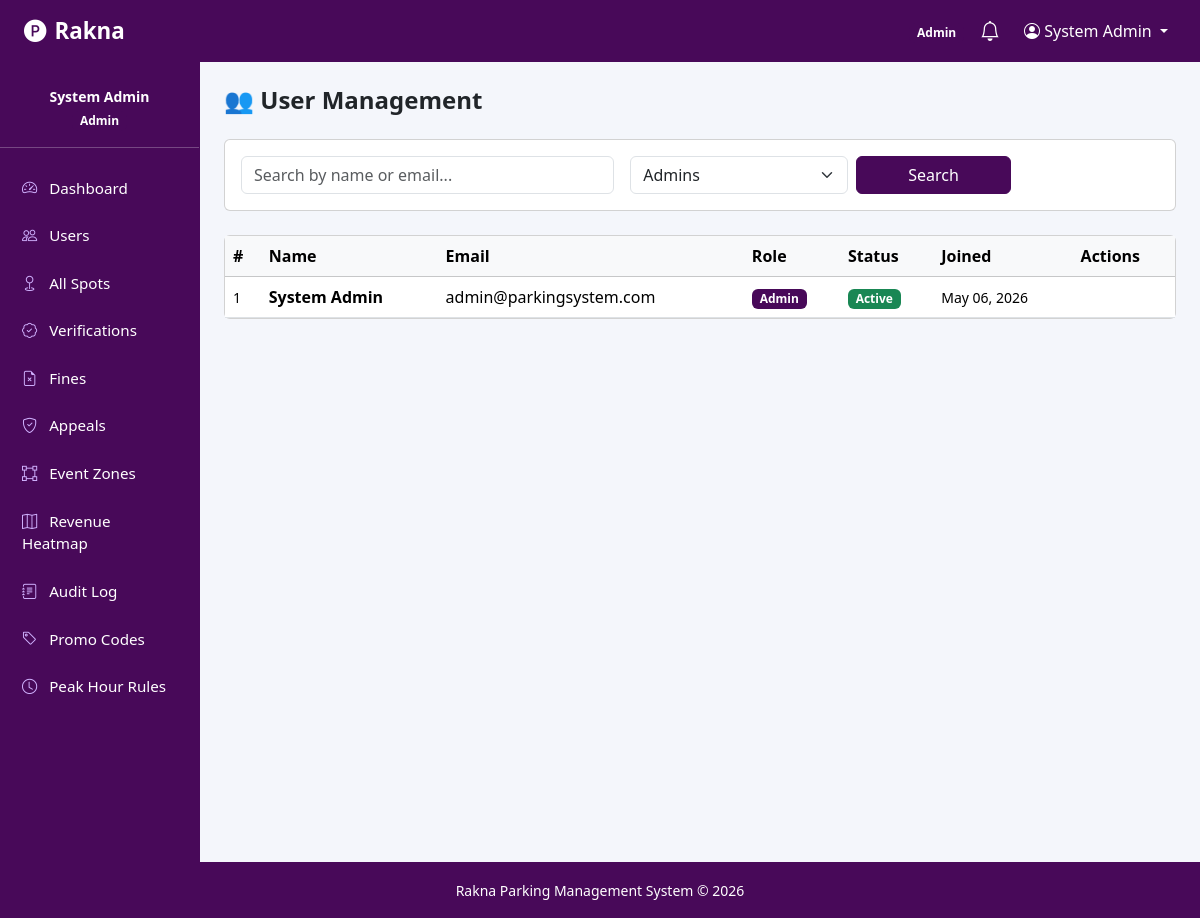
/admin/manage_users.php (signed in), run on the app's committed database.
### tables this page shows
CREATE TABLE users (
    user_id       INT AUTO_INCREMENT PRIMARY KEY,
    full_name     VARCHAR(100) NOT NULL,
    email         VARCHAR(150) NOT NULL UNIQUE,
    password_hash VARCHAR(255) NOT NULL,
    phone         VARCHAR(20),
    role          ENUM('driver','owner','admin') NOT NULL DEFAULT 'driver',
    is_active     TINYINT(1) DEFAULT 1,
    is_blacklisted TINYINT(1) DEFAULT 0,
    blacklist_reason VARCHAR(255) DEFAULT NULL,
    unpaid_fines_count INT DEFAULT 0,
    preferred_language VARCHAR(10) DEFAULT 'en',
    preferred_currency VARCHAR(10) DEFAULT 'EGP',
    loyalty_points INT DEFAULT 0,
    created_at    TIMESTAMP DEFAULT CURRENT_TIMESTAMP,
    updated_at    TIMESTAMP DEFAULT CURRENT_TIMESTAMP ON UPDATE CURRENT_TIMESTAMP
);

### config/session.php (called while the page is built, shortened)
<?php
function currentUser(): ?array {
    return $_SESSION['user'] ?? null;
}

### classes/User.php (called while the page is built, shortened)
<?php
require_once __DIR__ . '/../config/db.php';
require_once __DIR__ . '/../config/session.php';
class User {
    private PDO $db;
    public function __construct() {
        $this->db = getDB();
    }
    public function listUsers(string $role = '', int $limit = 50, int $offset = 0): array {
        $sql = "SELECT user_id, full_name, email, phone, role, is_active, is_blacklisted, created_at FROM users WHERE 1=1";
        $params = [];
        $sql .= " ORDER BY created_at DESC LIMIT ? OFFSET ?";
        $params[] = $limit;
        $params[] = $offset;
        $stmt = $this->db->prepare($sql);
        $stmt->execute($params);
        return $stmt->fetchAll();
    }
}

### config/db.php (called while the page is built, shortened)
<?php
function getDB(): PDO {
    static $pdo = null;
    if ($pdo === null) {
        try {
            $dsn = "mysql:host=" . DB_HOST . ";dbname=" . DB_NAME . ";charset=utf8mb4";
            $pdo = new PDO($dsn, DB_USER, DB_PASS, [
                PDO::ATTR_ERRMODE            => PDO::ERRMODE_EXCEPTION,
                PDO::ATTR_DEFAULT_FETCH_MODE => PDO::FETCH_ASSOC,
                PDO::ATTR_EMULATE_PREPARES   => false,
            ]);
        } catch (PDOException $e) {
            die(json_encode(['error' => 'Database connection failed: ' . $e->getMessage()]));
        }
    }
    return $pdo;
}

### admin/manage_users.php (the view, shortened to what this page needs)
<?php
require_once __DIR__ . '/../config/session.php';
require_once __DIR__ . '/../classes/User.php';
$userObj   = new User();
$search = trim($_GET['q'] ?? '');
$role   = $_GET['role'] ?? '';
$users  = $search ? $userObj->searchUsers($search, $role) : $userObj->listUsers($role, 100);
require_once __DIR__ . '/../includes/header.php';
?>
<div class="container-fluid px-0"><div class="row g-0">
<?php require_once __DIR__ . '/../includes/sidebar.php'; ?>
<div class="col-md-10 p-4">
  <h4 class="fw-bold mb-4">👥 User Management</h4>
  <div class="card mb-4">
    <div class="card-body">
      <form method="GET" class="row g-3">
        <div class="col-md-5">
          <input type="text" name="q" class="form-control" placeholder="Search by name or email..." value="<?= htmlspecialchars($search) ?>">
        </div>
        <div class="col-md-3">
          <select name="role" class="form-select">
            <option value="admin"  <?= $role==='admin'?'selected':'' ?>>Admins</option>
          </select>
        </div>
        <div class="col-md-2">
          <button type="submit" class="btn btn-primary w-100">Search</button>
        </div>
      </form>
    </div>
  </div>
  <div class="card">
    <div class="table-responsive">
      <table class="table table-hover align-middle mb-0">
        <thead class="table-light">
          <tr><th>#</th><th>Name</th><th>Email</th><th>Role</th><th>Status</th><th>Joined</th><th>Actions</th></tr>
        </thead>
        <tbody>
          <?php foreach ($users as $u): ?>
          <tr>
            <td><small><?= $u['user_id'] ?></small></td>
            <td><strong><?= htmlspecialchars($u['full_name']) ?></strong></td>
            <td><?= htmlspecialchars($u['email']) ?></td>
            <td><span class="badge badge-role-<?= $u['role'] ?>"><?= ucfirst($u['role']) ?></span></td>
            <td>
              <?php if ($u['is_blacklisted']): ?>
                <span class="badge bg-danger">Blacklisted</span>
              <?php elseif (!$u['is_active']): ?>
                <span class="badge bg-secondary">Inactive</span>
              <?php else: ?>
                <span class="badge bg-success">Active</span>
              <?php endif; ?>
            </td>
            <td><small><?= date('M d, Y', strtotime($u['created_at'])) ?></small></td>
            <td>
            </td>
          </tr>
          <?php endforeach; ?>
        </tbody>
      </table>
    </div>
  </div>
</div></div></div>
<?php require_once __DIR__ . '/../includes/footer.php'; ?>

### includes/header.php (shortened to what this page needs)
<?php
require_once __DIR__ . '/../config/session.php';
require_once __DIR__ . '/../config/db.php';
$user  = currentUser();
?>
<!DOCTYPE html>
<html lang="en">
<head>
    <link rel="stylesheet" href="https://cdn.jsdelivr.net/npm/bootstrap@5.3.2/dist/css/bootstrap.min.css">
    <link rel="stylesheet" href="https://cdn.jsdelivr.net/npm/bootstrap-icons@1.11.3/font/bootstrap-icons.min.css">
</head>
<body>
<nav class="navbar navbar-expand-lg navbar-dark">
  <div class="container-fluid px-4">
    <a class="navbar-brand" href="/parking_system/index.php">
      <i class="bi bi-p-circle-fill me-2"></i>Rakna
    </a>
    <div class="collapse navbar-collapse" id="navMain">
      <ul class="navbar-nav ms-auto align-items-center gap-2">
        <?php if ($user):  ?>
          <li class="nav-item">
            <span class="badge badge-role-<?= $user['role'] ?>"><?= ucfirst($user['role']) ?></span>
          </li>
          <li class="nav-item">
            <a class="nav-link position-relative" href="/parking_system/index.php?action=notifications">
              <i class="bi bi-bell fs-5"></i>
            </a>
          </li>
          <li class="nav-item dropdown">
            <a class="nav-link dropdown-toggle" href="#" data-bs-toggle="dropdown">
              <i class="bi bi-person-circle"></i> <?= htmlspecialchars($user['full_name']) ?>
            </a>
          </li>
        <?php else:  ?>
          <li class="nav-item"><a class="nav-link" href="/parking_system/index.php?action=login">Log In</a></li>
          <li class="nav-item"><a class="btn btn-primary btn-sm" href="/parking_system/index.php?action=register">Register</a></li>
        <?php endif; ?>
      </ul>
    </div>
  </div>
</nav>

### includes/sidebar.php (shortened to what this page needs)
<?php
require_once __DIR__ . '/../config/session.php';
$user = currentUser();
$role = $user['role'];
?>
<div class="col-md-2 d-none d-md-block sidebar py-3">
  <div class="text-center mb-3">
    <p class="mb-0 mt-2 small fw-bold"><?= htmlspecialchars($user['full_name']) ?></p>
    <span class="badge badge-role-<?= $role ?> small"><?= ucfirst($role) ?></span>
  </div>
  <hr>
  <?php if ($role === 'driver'): ?>
  <ul class="nav flex-column">
    <li><a class="nav-link" href="/parking_system/index.php?action=driver_dashboard"><i class="bi bi-house-door"></i> Dashboard</a></li>
    <li><a class="nav-link" href="/parking_system/index.php?action=search_spots"><i class="bi bi-building me-1"></i> Find Garage</a></li>
    <li><a class="nav-link" href="/parking_system/index.php?action=my_reservations"><i class="bi bi-calendar-check"></i> My Reservations</a></li>
    <li><a class="nav-link" href="/parking_system/index.php?action=my_vehicles"><i class="bi bi-car-front"></i> My Vehicles</a></li>
    <li><a class="nav-link" href="/parking_system/index.php?action=my_fines"><i class="bi bi-exclamation-triangle"></i> My Fines</a></li>
    <li><a class="nav-link" href="/parking_system/index.php?action=favorites"><i class="bi bi-heart"></i> Favorites</a></li>
    <li><a class="nav-link" href="/parking_system/index.php?action=notifications"><i class="bi bi-bell"></i> Notifications</a></li>
    <li><a class="nav-link" href="/parking_system/index.php?action=profile"><i class="bi bi-person"></i> Profile</a></li>
  </ul>
  <?php elseif ($role === 'admin'): ?>
  <ul class="nav flex-column">
    <li><a class="nav-link" href="/parking_system/index.php?action=admin_dashboard"><i class="bi bi-speedometer2"></i> Dashboard</a></li>
    <li><a class="nav-link" href="/parking_system/index.php?action=manage_users"><i class="bi bi-people"></i> Users</a></li>
    <li><a class="nav-link" href="/parking_system/index.php?action=manage_spots"><i class="bi bi-geo"></i> All Spots</a></li>
    <li><a class="nav-link" href="/parking_system/index.php?action=verifications"><i class="bi bi-patch-check"></i> Verifications</a></li>
    <li><a class="nav-link" href="/parking_system/index.php?action=manage_fines"><i class="bi bi-file-earmark-x"></i> Fines</a></li>
    <li><a class="nav-link" href="/parking_system/index.php?action=appeals"><i class="bi bi-shield-check"></i> Appeals</a></li>
    <li><a class="nav-link" href="/parking_system/index.php?action=event_zones"><i class="bi bi-bounding-box"></i> Event Zones</a></li>
    <li><a class="nav-link" href="/parking_system/index.php?action=heatmap"><i class="bi bi-map"></i> Revenue Heatmap</a></li>
    <li><a class="nav-link" href="/parking_system/index.php?action=audit_log"><i class="bi bi-journal-text"></i> Audit Log</a></li>
    <li><a class="nav-link" href="/parking_system/index.php?action=promo_codes"><i class="bi bi-tag"></i> Promo Codes</a></li>
    <li><a class="nav-link" href="/parking_system/index.php?action=peak_rules"><i class="bi bi-clock"></i> Peak Hour Rules</a></li>
  </ul>
  <?php endif; ?>
</div>

### includes/header.php (style rules this page uses)
:root { --primary: #480959; --dark: #480959; --sidebar-bg: #480959; }
body { background: #f4f6fb; }
.navbar { background: var(--dark) !important; }
.navbar-brand { color: #fff !important; font-weight: 700; font-size: 1.4rem; }
.nav-link { color: rgb(255, 255, 255) !important; }
.sidebar { min-height: 100vh; background: var(--sidebar-bg); color: #fff; border-right: 1px solid #480959; padding-top: 20px; }
.sidebar .nav-link { color: rgba(255,255,255,0.85); border-radius: 8px; margin: 2px 8px; padding: 10px 14px; transition: 0.2s; }
.sidebar .nav-link i { width: 22px; color: #d1b3ff; }
.sidebar hr { background-color: rgba(255,255,255,0.2); }
.btn-primary { background: var(--primary); border-color: var(--primary); }
.badge-role-admin { background: #480959; color: #fff; }
.row.g-0 { margin: 0; }
.col-md-2, .col-md-10 { padding: 0; }

### includes/sidebar.php (style rules this page uses)
.sidebar { background-color: #480959; color: #ffffff; min-height: 100vh; padding-top: 1rem; padding-bottom: 1rem; }
.sidebar .nav-link { color: #b0c4de; font-size: 0.95rem; border-radius: 0.4rem; margin: 0.15rem 0.5rem; transition: 0.2s; }
.sidebar .nav-link i { margin-right: 0.5rem; }
.sidebar hr { background-color: rgba(255,255,255,0.2); }
.badge-role-admin { background-color: #480959; }

### data on the page
users: role "Admin", full_name "System Admin", role "Admins", user_id "1", email "admin@parkingsystem.com", is_blacklisted "Active", created_at "May 06, 2026"
